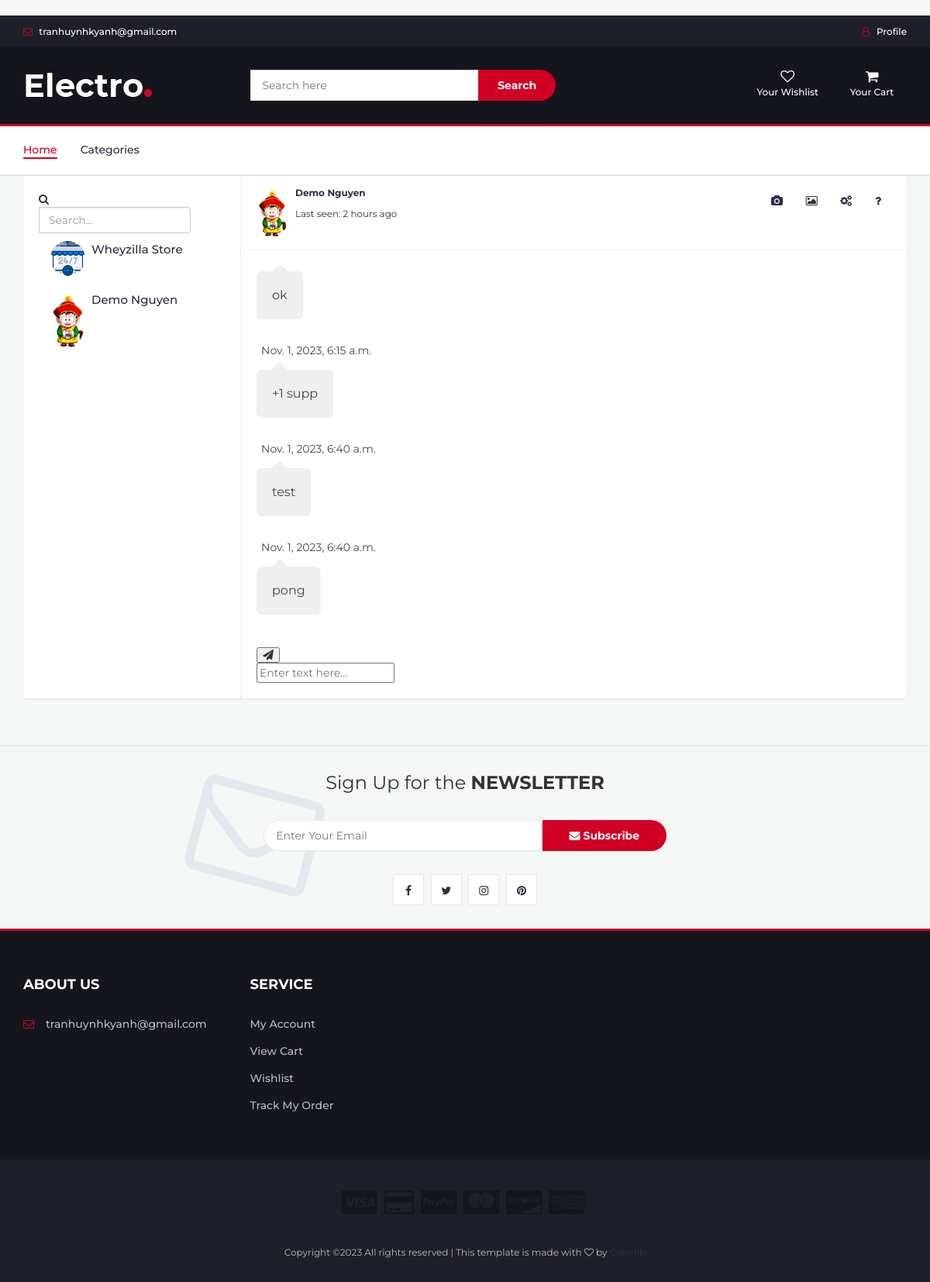
Page /accounts/inbox/ (signed in) on the committed database.
### userauth/models.py (models this page shows)
class User(AbstractUser):
    username = models.CharField(max_length=100)
    email = models.EmailField(unique=True)
    image = models.ImageField(upload_to=user_directory_path,null=True,default="none.jpg")
    USERNAME_FIELD = "email"
    REQUIRED_FIELDS = ['username']
    def __str__(self) :
        return self.email

### chat/models.py (models this page shows)
class ChatModel(models.Model):
    sender = models.ForeignKey(User,on_delete=models.SET_NULL,null=True,related_name="sender")
    receiver = models.ForeignKey(User,on_delete=models.SET_NULL,null=True,related_name="receiver")
    message = models.TextField(null=True, blank=True)
    thread_name = models.CharField(null=True, blank=True, max_length=50)
    timestamp = models.DateTimeField(auto_now_add=True)
    def __str__(self) -> str:
        return self.message

### chat/views.py (the view)
# urls.py: path("",index,name="index"),
def index(request):
    print(ChatModel.objects.filter(sender=request.user).all().values_list("receiver_id",flat=True))
    users = User.objects.filter(id__in=ChatModel.objects.filter(sender=request.user).all().values_list("receiver_id",flat=True))
    user_obj = User.objects.get(id=ChatModel.objects.filter(sender=request.user).all().values_list("receiver_id",flat=True).order_by("timestamp").first())
    print(user_obj)
    if request.user.id > user_obj.id:
        thread_name = f'chat_{request.user.id}-{user_obj.id}'
    else:
        thread_name = f'chat_{user_obj.id}-{request.user}'
    message_objs = ChatModel.objects.filter(sender__in=[request.user,user_obj],receiver__in=[request.user,user_obj])
    print(message_objs)
    return render(request, 'chat/base.html', context={'first_user': user_obj,'users': users, 'messages': message_objs})

### templates/chat/base.html (shortened to what this page needs)
{% extends "index.html" %}
{%load static%}
{%block body%}
<link href="https://maxcdn.bootstrapcdn.com/font-awesome/4.7.0/css/font-awesome.min.css" rel="stylesheet" />
<div class="container">
<div class="row clearfix">
    <div class="col-lg-12">
        <div class="card chat-app">
            <div id="plist" class="people-list">
                <div class="input-group">
                    <div class="input-group-prepend">
                        <span class="input-group-text"><i class="fa fa-search"></i></span>
                    </div>
                    <input type="text" class="form-control" placeholder="Search...">
                </div>
                <ul class="list-unstyled chat-list mt-2 mb-0">
                    {%for user in users%}
                        <a href = "{% url 'userauth:chat-page' user.id%}"><li  class="clearfix">
                            {%if user.image%}
                            <img class="img-responsive center-block" src="{{user.image.url}}" alt>
                            {%else%}
                            <img " class="img-responsive center-block" src="{{user.image}}" alt>
                            {%endif%}
                            <div class="about">
                                <div class="name">{{user.first_name}} {{user.last_name}}</div>
                            </div>
                        </li></a>
                    {%endfor%}
                </ul>
            </div>
            <div class="chat">
                <div class="chat-header clearfix">
                    <div class="row">
                        <div class="col-lg-6">
                            <a href="javascript:void(0);" data-toggle="modal" data-target="#view_info">
                                {%if first_user.image%}
                                <img width="200" height="200" class="img-responsive center-block" src="{{first_user.image.url}}" alt>
                                {%else%}
                                <img width="200" height="200" class="img-responsive center-block" src="{{first_user.image}}" alt>
                                {%endif%}
                            </a>
                            <div class="chat-about">
                                <h6 class="m-b-0">{{first_user.first_name}} {{first_user.last_name}}</h6>
                                <small>Last seen: 2 hours ago</small>
                            </div>
                        </div>
                        <div class="col-lg-6 hidden-sm text-right">
                            <a href="javascript:void(0);" class="btn btn-outline-secondary"><i class="fa fa-camera"></i></a>
                            <a href="javascript:void(0);" class="btn btn-outline-primary"><i class="fa fa-image"></i></a>
                            <a href="javascript:void(0);" class="btn btn-outline-info"><i class="fa fa-cogs"></i></a>
                            <a href="javascript:void(0);" class="btn btn-outline-warning"><i class="fa fa-question"></i></a>
                        </div>
                    </div>
                </div>
                <div class="chat-history"  >
                    <ul class="m-b-0" id="chat-body" style="height: 450px; overflow-y: scroll; overflow-x: hidden;">
                        {%for message in messages%}
                            {%if message.sender == request.user%}
                            <li class="clearfix">
                                <div class="message-data text-right">
                                    <span class="message-data-time">{{message.timestamp}}</span>
                                </div>
                                <div class="message other-message float-right"> {{message.message}} </div>
                            </li>
                            {%else%}
                            <li class="clearfix">
                                <div class="message-data">
                                    <span class="message-data-time">{{message.timestamp}}</span>
                                </div>
                                <div class="message my-message">{{message.message}}</div>
                            </li>
                            {%endif%}
                        {%endfor%}
                    </ul>
                </div>
                <div class="chat-message clearfix">
                    <div class="input-group mb-0">
                        <div class="input-group-prepend">
                            <span class="input-group-text"><button id ="chat-message-submit" class="fa fa-send"></button></span>
                        </div>
                        <input id="message_input" type="text" class="form" placeholder="Enter text here...">
                    </div>
                </div>
            </div>
        </div>
    </div>
</div>
</div>
{%endblock body%}

### static/css/style.css (style rules this page uses)
body { font-family: 'Montserrat', sans-serif; font-weight: 400; color: #333; }
h1, h2, h3, h4, h5, h6 { color: #2B2D42; font-weight: 700; margin: 0 0 10px; }
a { color: #2B2D42; font-weight: 500; -webkit-transition: 0.2s color; transition: 0.2s color; }
ul, ol { margin: 0; padding: 0; list-style: none }

### templates/chat/base.html (style rules this page uses)
body { background-color: #f4f7f6; margin-top:20px; }
.card { background: #fff; transition: .5s; border: 0; margin-bottom: 30px; border-radius: .55rem; position: relative; width: 100%; box-shadow: 0 1px 2px 0 rgb(0 0 0 / 10%); }
.chat-app .people-list { width: 280px; position: absolute; left: 0; top: 0; padding: 20px; z-index: 7 }
.chat-app .chat { margin-left: 280px; border-left: 1px solid #eaeaea }
.people-list { -moz-transition: .5s; -o-transition: .5s; -webkit-transition: .5s; transition: .5s }
.people-list .chat-list li { padding: 10px 15px; list-style: none; border-radius: 3px }
.people-list .chat-list li .name { font-size: 15px }
.people-list .chat-list img { width: 45px; border-radius: 50% }
.people-list img { float: left; border-radius: 50% }
.people-list .about { float: left; padding-left: 8px }
.chat .chat-header { padding: 15px 20px; border-bottom: 2px solid #f4f7f6 }
.chat .chat-header img { float: left; border-radius: 40px; width: 40px }
.chat .chat-header .chat-about { float: left; padding-left: 10px }
.chat .chat-history { padding: 20px; border-bottom: 2px solid #fff }
.chat .chat-history ul { padding: 0 }
.chat .chat-history ul li { list-style: none; margin-bottom: 30px }
.chat .chat-history ul li:last-child { margin-bottom: 0px }
.chat .chat-history .message-data { margin-bottom: 15px }
.chat .chat-history .message-data-time { color: #434651; padding-left: 6px }
.chat .chat-history .message { color: #444; padding: 18px 20px; line-height: 26px; font-size: 16px; border-radius: 7px; display: inline-block; position: relative }
.chat .chat-history .message:after { bottom: 100%; left: 7%; border: solid transparent; content: " "; height: 0; width: 0; position: absolute; pointer-events: none; border-bottom-color: #fff; border-width: 10px; margin-left: -10px }
.chat .chat-history .my-message { background: #efefef }
.chat .chat-history .my-message:after { bottom: 100%; left: 30px; border: solid transparent; content: " "; height: 0; width: 0; position: absolute; pointer-events: none; border-bottom-color: #efefef; border-width: 10px; margin-left: -10px }
.chat .chat-message { padding: 20px }
.clearfix:after { visibility: hidden; display: block; font-size: 0; content: " "; clear: both; height: 0 }

### rows in the picture
User: image (picture), first_name "Wheyzilla", last_name "Store"
User: image (picture), first_name "Demo", last_name "Nguyen"
ChatModel: message "ok"
ChatModel: timestamp "Nov. 1, 2023, 6:15 a.m.", message "+1 supp"
ChatModel: timestamp "Nov. 1, 2023, 6:40 a.m.", message "test"
ChatModel: timestamp "Nov. 1, 2023, 6:40 a.m.", message "pong"
